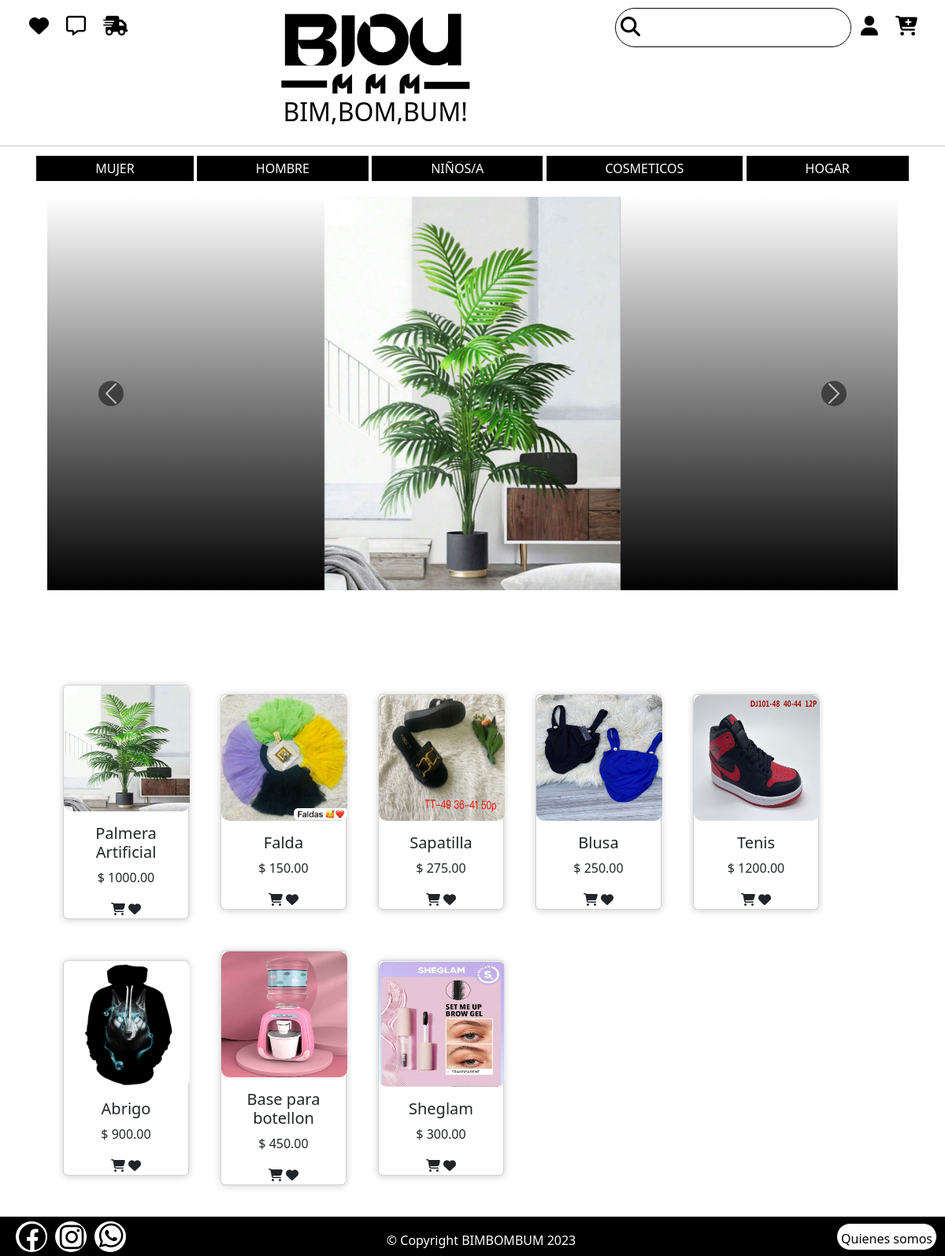
Page /usuario/cardprincipal/ on the committed database.
### usuario/models.py (models this page shows, shortened)
class Producto(models.Model):
    id_producto = models.AutoField(primary_key= True)
    nombre = models.CharField(max_length=100)
    descripcion = models.CharField(max_length=200)
    zise1 = models.CharField(max_length=10)
    colores = models.CharField(max_length=200)
    imagen = models.ImageField(upload_to='static/')
    categoria = models.ForeignKey(Categoria,on_delete=models.CASCADE)
    precio = models.DecimalField(max_digits=10,decimal_places=2, default='')
    stock = models.IntegerField(default=0)
    activo = models.BooleanField(default=True)

### usuario/views.py (the view)
# urls.py: path('cardprincipal/', views.cardprincipal_view.as_view(), name='cardprincipal'),
class cardprincipal_view(View):
    def get(self, request):
        product = Producto.objects.filter(activo=True)
        producto_r = list(product)[::-1]
        prueva = Producto.objects.order_by('-id_producto')[:3]
        return render(request, 'pantallas_usuarios/cardprincipal.html', {'producto_r': producto_r, 'prueva':prueva})

### Template/pantallas_usuarios/cardprincipal.html (shortened to what this page needs)
{% extends "app.html"%}
{% load static %}
{% block content %}
    <link href="https://cdn.jsdelivr.net/npm/bootstrap@5.3.0/dist/css/bootstrap.min.css" rel="stylesheet"
>
    <link rel="stylesheet" href="https://cdnjs.cloudflare.com/ajax/libs/font-awesome/6.4.0/css/all.min.css">
    <link rel="stylesheet" href="{% static 'card.css' %}">
    {% include "carrusel.html" %}
    <section class="seccion_ropa">
            <div class="contenedor">
                {% for producto in producto_r %}
                    <div class="card">
                        <figure>
                            <a href="{% url 'detallesProductos' producto.id_producto%}">
                                <img src="{{ producto.imagen.url}} " alt="{{ producto.nombre }}">
                            </a>
                        </figure>
                        <h5 class="nombre_articulo">{{ producto.nombre }}</h5>
                        <div class="inform">
                            <p class="precio">$ {{ producto.precio }}</p>
                            <i class="fa-solid fa-cart-shopping " id="carito"></i>
                            <i class="fa-solid fa-heart" id="corazon"></i>
                        </div>
                    </div>
                {% endfor %}
            </div>
    </section>
{% endblock %}

### Template/app.html (shortened to what this page needs)
{% load static %}
<!DOCTYPE html>
<html lang="en">
<head>
   <link rel="stylesheet" href="{% static 'app.css'%}">
</head>
<body>
    {% include "cabecera.html" %}
    <div>
        {% block content %}
        {% endblock %}
        {% include "pie.html" %}
    </div>
</body>
</html>

### Template/cabecera.html (shortened to what this page needs)
{% load static %}
    <link rel="stylesheet" href="https://cdnjs.cloudflare.com/ajax/libs/font-awesome/6.4.0/css/all.min.css">
    <link rel="stylesheet" href="/static/cabecera.css">
    <div id="elederecha">
        <form action="">
            <div class="buscador">
                <button class="boton_buscar" type="submit">
                    <i class="fa-solid fa-magnifying-glass"></i>
                </button>
                <input type="text" name="buscar" id="buscar" class="input_buscador">
            </div>
        </form>
        <div class="sesion_usuario_padre">
            {% if user.is_authenticated %}
                <i class="fa-solid fa-user"></i> {{ user.nombre }}
                <a href="{% url 'logout' %}">(Cerrar sesión)</a>
            {% else %}
                <a href="{% url 'registro' %}">
                    <i class="fa-solid fa-user"></i>
                </a>
            {% endif%}
        </div>
        <a href="{% url 'carrito'%}">
            <i class="fa-solid fa-cart-plus"></i>
        </a>
    </div>
    <div id="eleIzquierda">
        <a href="{% url 'lista_megusta'%}">
            <i class="fa-solid fa-heart"></i>
        <a href="{% url 'pantallaMensajes'%}">
            <i class="fa-regular fa-message"></i>
        </a>
        <a href="">
            <i class="fa-solid fa-truck-fast"></i>
        </a>
    </div>
    <div id="logo" class="nombre">
        <a href="{% url 'cardprincipal'%}">
            <img class="logo" src="/static/logos/Blou mmm.jpeg" alt="logo">
            <h2 class="titulo">BIM,BOM,BUM!</h2>
        </a>
    </div>
<hr>
<nav class="nav_menu">
    <div class="navegacion">
        <a href="{% url 'cardmujeres' %}" class="mujer" di="navegacion_2">MUJER</a>
        <a href="{% url 'cardhombres' %}" class="hombre">HOMBRE</a>
        <a href="{% url 'cardniños' %}"  class="niños">NIÑOS/A</a>
        <a href="{% url 'cardcosmeticos' %}"  class="cosmeticos">COSMETICOS</a>
        <a href="{% url 'cardhogar' %}"  class="hogar">HOGAR</a>
    </div>
</nav><br>

### Template/carrusel.html (shortened to what this page needs)
{% load static %}
    <link rel="stylesheet" href="">
    <link href="https://cdn.jsdelivr.net/npm/bootstrap@5.3.0/dist/css/bootstrap.min.css" rel="stylesheet"
>
        <link rel="stylesheet" href="/static/carrusel.css">
        <div id="carouselExample" class="carousel slide">
            <div class="carousel-inner">
            {% for carrus in prueva %}
              <div class="carousel-item {% if forloop.first %}active{% endif %}">
                <img src="{{carrus.imagen.url}}" class="d-block w-100" alt="{{carrus.nombre}}">
              </div>
            {% endfor %}
            </div>
                <button class="carousel-control-prev" type="button" data-bs-target="#carouselExample" data-bs-slide="prev">
                <span class="carousel-control-prev-icon" aria-hidden="true"></span>
                </button>
                <button class="carousel-control-next" type="button" data-bs-target="#carouselExample" data-bs-slide="next">
                <span class="carousel-control-next-icon" aria-hidden="true"></span>
                </button>
        </div>

### Template/pie.html
{% load static %}
<link rel="stylesheet" href="https://cdnjs.cloudflare.com/ajax/libs/font-awesome/6.4.0/css/all.min.css">
<link rel="stylesheet" href="/static/pie.css">
    <footer id="pie" class="pie_pagina">
        <div class="redes_sociales_padre">
            <div class="boton" >
                <div class="ico">
                    <a target="_blank" href="https://facebook.com/">
                        <i class="fab fa-facebook" id="fat"></i>
                    </a>
                </div>
            </div>
            <div class="boton">
                <div class="ico">
                    <a target="_blank" href="https://www.instagram.com/">
                        <i class="fab fa-instagram" id="inst"></i>
                    </a>
                </div>
            </div>
            <div class="boton">
                <div class="ico">
                    <a target="_blank" href="whatsapp://send?phone=+18292192389">
                        <i class="fab fa-whatsapp" id="what"></i>
                    </a>
                </div>
            </div>
        </div>
            <p class="informacion_empresa"> &copy; Copyright BIMBOMBUM 2023</p>
        <div class="quienes_somos">
            <a href="{% url 'quienes_somos'%}" class="inform">
                Quienes somos
            </a>
        </div>
    </footer>

### static/app.css (style rules this page uses)
* { margin: 0; padding: 0; box-sizing: border-box; }
body { position: relative; padding-bottom: 50px; min-height: 100vh; }

### static/cabecera.css (style rules this page uses)
* { margin: 0; padding: 0; box-sizing: border-box; }
hr { color: #000000; }
a { text-decoration: none; }
#eleIzquierda { float: left; padding: 10px; text-decoration: none; margin-left: 15px; }
#elederecha { float: right; padding: 10px; margin-right: 15px; }
.nombre { display: grid; place-items: center; }
.logo { width: 250px; margin-top: 10px; }
hr { margin-top: 20px; }
.titulo { color: #000000; text-align: center; }
.navegacion a { padding-left: 75px; padding-right: 75px; color: #ffffff; text-align: center; background-color: #000000; padding-top: 5px; transition: all 400ms ease; padding-bottom: 5px; }
.nav_menu { display: flex; text-align: center; align-items: center; justify-content: center; }
#eleIzquierda a i { font-size: 25px; padding:10px; }
#elederecha { float: right; padding: 10px; margin-right: 15px; display: flex; }
#elederecha a i { font-size: 25px; padding:10px; }
a i { margin-left: 2px; font-size: 25px; color: #000000; float: left; }
.buscador { width: 300px; height: 50px; border-radius: 50px; border: 1px solid #000000; display: flex; align-items: center; }
.fa-magnifying-glass { font-size: 25px; margin-left: 3px; }
.input_buscador { width: 98%; height: 40px; border: none; border-radius: 50px; text-align: center; font-size: 25px; }
.boton_buscar { border: none; background-color: #ffffff; margin-left: 3px; border-radius: 50px; }

### static/card.css (style rules this page uses)
.seccion_ropa { margin-top: 100px; margin-bottom: 20px; }
.contenedor { width: 90%; margin: auto; }
.contenedor { display: flex; flex-wrap: wrap; max-width: 1100px; margin-top: 40px; text-align: center; align-items: center; }
.card { width: 10rem; margin: 20px; border-radius: 10px; background: #ffffff; box-shadow: 0px 1px 10px rgba(0,0,0,0.2); cursor: default; transition: all 400ms ease; }
figure img { width: 10rem; height: 10rem; border-radius: 10px; }
i { transition: all 400ms ease; }
#pie { width: 100% m !important; height: 50px; }

### static/carrusel.css (style rules this page uses)
.carousel { width: 90%; min-width: 1000px; margin: auto; background: linear-gradient(#ffffff,#000000); }
.carousel-item { width: 100%; height: 500px; position: relative; }
.d-block { width: 100%; height: 100%; object-fit: contain; object-position: center; }
.carousel-control-prev-icon { border-radius: 50px; background-color: #000000; }
.carousel-control-next-icon { border-radius: 50px; background-color: #000000; }

### static/pie.css (style rules this page uses)
.pie_pagina { background-color: #000000; padding: 10px; margin-top: 20px; height: 50px; position: absolute; margin-bottom: 0; width: 100%; text-align: center; display: flex; align-items: center; justify-content: center; }
.redes_sociales_padre { margin-right: auto; display: flex; }
.boton { margin-left: 10px; width: 40px; border-radius: 50%; background-color: #ffffff; transition: all 0.3s ease-out; }
.quienes_somos { height: 35px; border: 1px solid black; border-radius: 50px; padding: 5px; background-color: #ffffff; transition: all 0.3s ease-out; margin-left: auto; display: flex; align-items: center; justify-content: center; }
.quienes_somos { padding-bottom: 0px; }
.pie_pagina { position: absolute; bottom: 0; width: 100%; }
a { margin-bottom: 0; text-decoration: none; color: black; }
.ico i { font-size: 35px; }
.ico { display: flex; justify-content: center; align-items: center; }
#fat { padding: 2px; }
#inst { padding: 2px; }
.informacion_empresa { padding-top: 10px; color: #ffffff; margin: 0; }

### rows in the picture
Producto: imagen (picture), nombre "Palmera Artificial", precio "1000.00"
Producto: imagen (picture), nombre "Falda", precio "150.00"
Producto: imagen (picture), nombre "Sapatilla", precio "275.00"
Producto: imagen (picture), nombre "Blusa", precio "250.00"
Producto: imagen (picture), nombre "Tenis", precio "1200.00"
Producto: imagen (picture), nombre "Abrigo", precio "900.00"
Producto: imagen (picture), nombre "Base para botellon", precio "450.00"
Producto: imagen (picture), nombre "Sheglam", precio "300.00"
